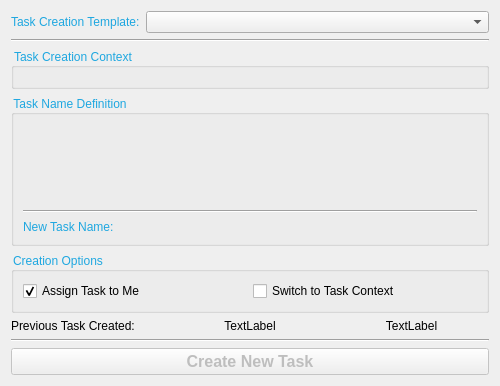
<?xml version="1.0" encoding="UTF-8"?>
<ui version="4.0">
 <class>Dialog</class>
 <widget class="QDialog" name="Dialog">
  <property name="geometry">
   <rect>
    <x>0</x>
    <y>0</y>
    <width>500</width>
    <height>386</height>
   </rect>
  </property>
  <property name="font">
   <font>
    <family>Arial</family>
   </font>
  </property>
  <property name="windowTitle">
   <string>The Current Sgtk Environment</string>
  </property>
  <layout class="QGridLayout" name="gridLayout">
   <item row="8" column="0">
    <widget class="Line" name="line_3">
     <property name="orientation">
      <enum>Qt::Horizontal</enum>
     </property>
    </widget>
   </item>
   <item row="2" column="0">
    <widget class="Line" name="line">
     <property name="orientation">
      <enum>Qt::Horizontal</enum>
     </property>
    </widget>
   </item>
   <item row="1" column="0">
    <layout class="QHBoxLayout" name="horizontalLayout">
     <property name="topMargin">
      <number>0</number>
     </property>
     <item>
      <widget class="QLabel" name="label_2">
       <property name="sizePolicy">
        <sizepolicy hsizetype="Fixed" vsizetype="Preferred">
         <horstretch>0</horstretch>
         <verstretch>0</verstretch>
        </sizepolicy>
       </property>
       <property name="styleSheet">
        <string notr="true">color: rgb(30, 167, 224);</string>
       </property>
       <property name="text">
        <string>Task Creation Template:</string>
       </property>
      </widget>
     </item>
     <item>
      <widget class="QComboBox" name="taskTemplateComboBox"/>
     </item>
    </layout>
   </item>
   <item row="9" column="0">
    <layout class="QGridLayout" name="gridLayout_2">
     <property name="topMargin">
      <number>0</number>
     </property>
     <item row="1" column="0">
      <widget class="QPushButton" name="createTaskButton">
       <property name="enabled">
        <bool>false</bool>
       </property>
       <property name="font">
        <font>
         <family>Arial</family>
         <pointsize>12</pointsize>
         <weight>75</weight>
         <bold>true</bold>
        </font>
       </property>
       <property name="styleSheet">
        <string notr="true">QPushButton:enabled  {
    color: rgb(30, 167, 224);
}</string>
       </property>
       <property name="text">
        <string>Create New Task</string>
       </property>
      </widget>
     </item>
    </layout>
   </item>
   <item row="5" column="0">
    <widget class="QGroupBox" name="groupBox">
     <property name="styleSheet">
      <string notr="true">QGroupBox  {
    color: rgb(30, 167, 224);
}</string>
     </property>
     <property name="title">
      <string>Creation Options</string>
     </property>
     <layout class="QGridLayout" name="gridLayout_3">
      <item row="0" column="0">
       <widget class="QCheckBox" name="assignTaskCheckBox">
        <property name="text">
         <string>Assign Task to Me</string>
        </property>
        <property name="checked">
         <bool>true</bool>
        </property>
       </widget>
      </item>
      <item row="0" column="1">
       <widget class="QCheckBox" name="switchTaskContextCheckBox">
        <property name="text">
         <string>Switch to Task Context</string>
        </property>
       </widget>
      </item>
     </layout>
    </widget>
   </item>
   <item row="3" column="0">
    <widget class="QGroupBox" name="groupBox_2">
     <property name="styleSheet">
      <string notr="true">QGroupBox  {
    color: rgb(30, 167, 224);
}</string>
     </property>
     <property name="title">
      <string>Task Creation Context</string>
     </property>
     <layout class="QVBoxLayout" name="taskEntitiesLayout"/>
    </widget>
   </item>
   <item row="4" column="0">
    <widget class="QGroupBox" name="groupBox_3">
     <property name="styleSheet">
      <string notr="true">QGroupBox  {
    color: rgb(30, 167, 224);
}</string>
     </property>
     <property name="title">
      <string>Task Name Definition</string>
     </property>
     <layout class="QGridLayout" name="gridLayout_4">
      <item row="3" column="1">
       <widget class="QLabel" name="taskNameLabel">
        <property name="font">
         <font>
          <family>Arial</family>
          <pointsize>10</pointsize>
          <weight>75</weight>
          <bold>true</bold>
         </font>
        </property>
        <property name="text">
         <string/>
        </property>
       </widget>
      </item>
      <item row="3" column="2">
       <widget class="QLabel" name="validInvalidLabel">
        <property name="sizePolicy">
         <sizepolicy hsizetype="Fixed" vsizetype="Fixed">
          <horstretch>0</horstretch>
          <verstretch>0</verstretch>
         </sizepolicy>
        </property>
        <property name="minimumSize">
         <size>
          <width>50</width>
          <height>0</height>
         </size>
        </property>
        <property name="font">
         <font>
          <family>Arial</family>
          <weight>50</weight>
          <bold>false</bold>
         </font>
        </property>
        <property name="text">
         <string/>
        </property>
        <property name="alignment">
         <set>Qt::AlignCenter</set>
        </property>
       </widget>
      </item>
      <item row="3" column="0">
       <widget class="QLabel" name="label">
        <property name="sizePolicy">
         <sizepolicy hsizetype="Fixed" vsizetype="Preferred">
          <horstretch>0</horstretch>
          <verstretch>0</verstretch>
         </sizepolicy>
        </property>
        <property name="styleSheet">
         <string notr="true">color: rgb(30, 167, 224);</string>
        </property>
        <property name="text">
         <string>New Task Name:</string>
        </property>
       </widget>
      </item>
      <item row="0" column="0" colspan="3">
       <layout class="QHBoxLayout" name="taskDefinitionLayout">
        <property name="spacing">
         <number>2</number>
        </property>
       </layout>
      </item>
      <item row="2" column="0" colspan="3">
       <widget class="Line" name="line_2">
        <property name="orientation">
         <enum>Qt::Horizontal</enum>
        </property>
       </widget>
      </item>
      <item row="1" column="0">
       <spacer name="verticalSpacer">
        <property name="orientation">
         <enum>Qt::Vertical</enum>
        </property>
        <property name="sizeHint" stdset="0">
         <size>
          <width>20</width>
          <height>40</height>
         </size>
        </property>
       </spacer>
      </item>
     </layout>
    </widget>
   </item>
   <item row="7" column="0">
    <layout class="QHBoxLayout" name="horizontalLayout_2">
     <property name="topMargin">
      <number>0</number>
     </property>
     <item>
      <widget class="QLabel" name="previousTaskLabel">
       <property name="text">
        <string>Previous Task Created: </string>
       </property>
       <property name="textFormat">
        <enum>Qt::RichText</enum>
       </property>
       <property name="openExternalLinks">
        <bool>true</bool>
       </property>
       <property name="textInteractionFlags">
        <set>Qt::TextBrowserInteraction</set>
       </property>
      </widget>
     </item>
     <item>
      <widget class="QLabel" name="taskUrlLabel">
       <property name="text">
        <string>TextLabel</string>
       </property>
       <property name="alignment">
        <set>Qt::AlignCenter</set>
       </property>
       <property name="openExternalLinks">
        <bool>true</bool>
       </property>
      </widget>
     </item>
     <item>
      <widget class="QLabel" name="entityUrlLabel">
       <property name="text">
        <string>TextLabel</string>
       </property>
       <property name="alignment">
        <set>Qt::AlignCenter</set>
       </property>
       <property name="openExternalLinks">
        <bool>true</bool>
       </property>
      </widget>
     </item>
    </layout>
   </item>
  </layout>
 </widget>
 <tabstops>
  <tabstop>taskTemplateComboBox</tabstop>
  <tabstop>assignTaskCheckBox</tabstop>
  <tabstop>switchTaskContextCheckBox</tabstop>
  <tabstop>createTaskButton</tabstop>
 </tabstops>
 <resources>
  <include location="resources.qrc"/>
 </resources>
 <connections/>
</ui>
